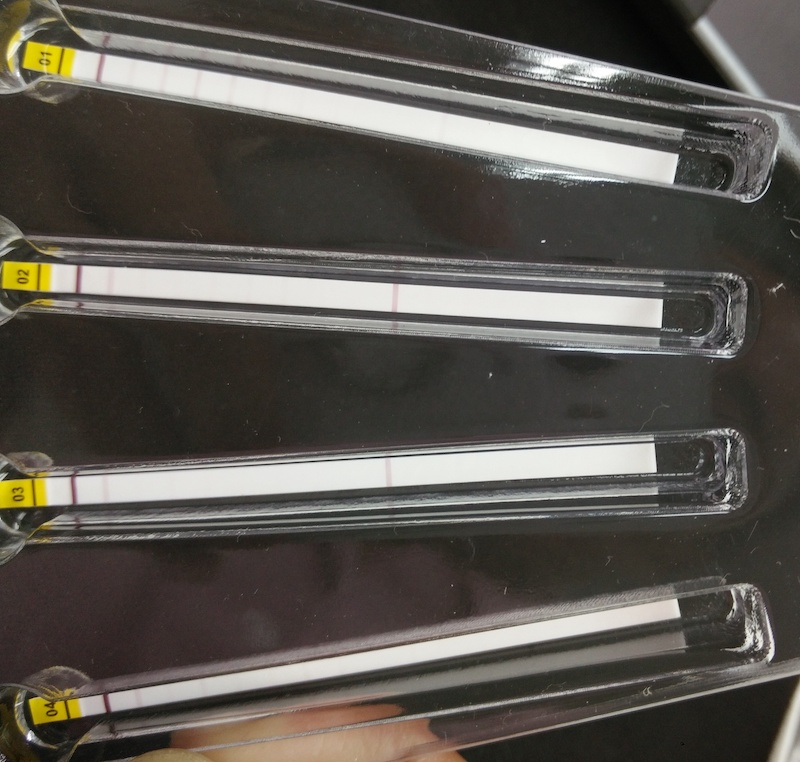
#> input picture cv/IMG_327.jpeg, 800 x 762 px
$ python test.py IMG_327.jpeg   (older library calls are emulated)
#> lines starting #> are read from the running program, lines starting #| are printed output that depends on the picture; after the words box and inside, x2 and y2 are one past the last pixel; in counts of white or black regions, pixels touching at a corner belong together
import cv2
import numpy as np
import imutils
from sys import argv

script, filename = argv

def fillContours(image, contour, ratio):
    # multiply the contour (x, y)-coordinates by the resize ratio,
    # then draw the contours and the name of the shape on the image
    contour = contour.astype("float")
    contour *= ratio
    contour = contour.astype("int")
    cv2.drawContours(image, [contour], -1, (255, 255, 255), cv2.FILLED)


def order_points(pts):
    # initialzie a list of coordinates that will be ordered
    # such that the first entry in the list is the top-left,
    # the second entry is the top-right, the third is the
    # bottom-right, and the fourth is the bottom-left
    rect = np.zeros((4, 2), dtype = "float32")

    # the top-left point will have the smallest sum, whereas
    # the bottom-right point will have the largest sum
    s = pts.sum(axis = 1)
    rect[0] = pts[np.argmin(s)]
    rect[2] = pts[np.argmax(s)]

    # now, compute the difference between the points, the
    # top-right point will have the smallest difference,
    # whereas the bottom-left will have the largest difference
    diff = np.diff(pts, axis = 1)
    rect[1] = pts[np.argmin(diff)]
    rect[3] = pts[np.argmax(diff)]

    # return the ordered coordinates
    return rect

def four_point_transform(image, pts):
    # obtain a consistent order of the points and unpack them
    # individually
    rect = order_points(pts)
    (tl, tr, br, bl) = rect

    # compute the width of the new image, which will be the
    # maximum distance between bottom-right and bottom-left
    # x-coordiates or the top-right and top-left x-coordinates
    widthA = np.sqrt(((br[0] - bl[0]) ** 2) + ((br[1] - bl[1]) ** 2))
    widthB = np.sqrt(((tr[0] - tl[0]) ** 2) + ((tr[1] - tl[1]) ** 2))
    maxWidth = max(int(widthA), int(widthB))

    # compute the height of the new image, which will be the
    # maximum distance between the top-right and bottom-right
    # y-coordinates or the top-left and bottom-left y-coordinates
    heightA = np.sqrt(((tr[0] - br[0]) ** 2) + ((tr[1] - br[1]) ** 2))
    heightB = np.sqrt(((tl[0] - bl[0]) ** 2) + ((tl[1] - bl[1]) ** 2))
    maxHeight = max(int(heightA), int(heightB))

    # now that we have the dimensions of the new image, construct
    # the set of destination points to obtain a "birds eye view",
    # (i.e. top-down view) of the image, again specifying points
    # in the top-left, top-right, bottom-right, and bottom-left
    # order
    dst = np.array([
    	[0, 0],
    	[maxWidth - 1, 0],
    	[maxWidth - 1, maxHeight - 1],
    	[0, maxHeight - 1]], dtype = "float32")

    # compute the perspective transform matrix and then apply it
    M = cv2.getPerspectiveTransform(rect, dst)
    warped = cv2.warpPerspective(image, M, (maxWidth, maxHeight))

    # return the warped image
    return warped

image = cv2.imread(filename)
#> image is the input picture: shape (762, 800, 3); mean B, G, R 79.8, 85.8, 89.9
height, width, channel = image.shape
#> height = 762; width = 800; channel = 3
resized = imutils.resize(image, width=300)
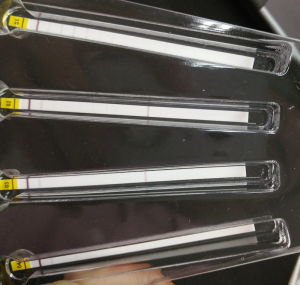
#> resized: shape (285, 300, 3); mean B, G, R 79.8, 85.8, 89.9
ratio = image.shape[0] / float(resized.shape[0])
#> ratio = 2.67

# convert the resized image to grayscale, blur it slightly,
# and threshold it
gray = cv2.cvtColor(resized, cv2.COLOR_BGR2GRAY)
edges = cv2.Canny(resized,100,200)
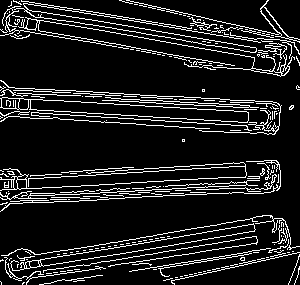
#> edges: shape (285, 300); 11.9% white in thin lines or dots
print(edges.shape)
#| (285, 300)

# cv2.imshow('dsd2', edges)
# cv2.waitKey(0)


cnts = cv2.findContours(edges.copy(), cv2.RETR_EXTERNAL, cv2.CHAIN_APPROX_NONE)
#> cnts = 206 contours, 190 with area under 20; largest, box (x1, y1, x2, y2) and area: (0, 97, 249, 123) 2586, (10, 223, 256, 271) 1604, (14, 0, 261, 53) 1365, (18, 17, 295, 77) 262, (126, 0, 300, 43) 230

#cv2.imshow("contours", cnts[0])
#cv2.waitKey(0)

cnts = cnts[0] if imutils.is_cv2() else cnts[1]

canvas = np.zeros((height, width, 1), np.uint8)

# print(cnts)

# loop over the contours
for c in cnts:
    # compute the center of the contour, then detect the name of the
    # shape using only the contour
    M = cv2.moments(c)

    if M["m00"] == 0 : continue

    cX = int((M["m10"] / M["m00"]) * ratio)
    cY = int((M["m01"] / M["m00"]) * ratio)

    fillContours(canvas, c, ratio)
#> this loop made 206 passes
#> c on passes 4, 5, 9: [[175, 277], [176, 277], [177, 277], [176, 277]], [[180, 276], [181, 276], [182, 276], [181, 276]], [[194, 273], [195, 273], [196, 273], [195, 273]]
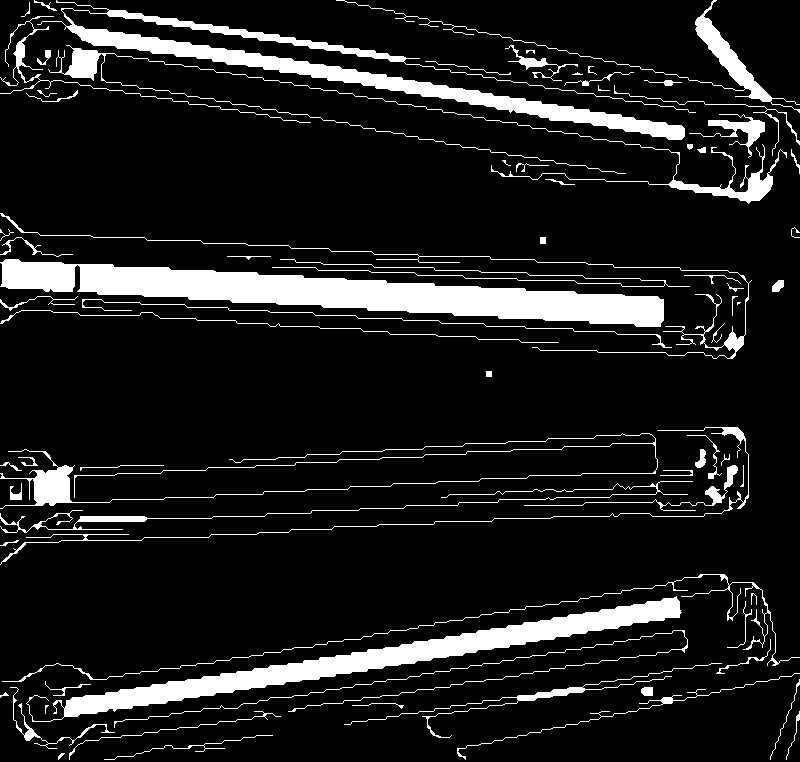
#> canvas: shape (762, 800, 1); 11.3% white; 76 white regions (5 under 20 px), largest, box (x1, y1, x2, y2) and area: (0, 259, 664, 327) 19146, (26, 596, 682, 722) 12227, (37, 0, 696, 140) 11174

    # [7 lines of commented-out code are left out]
kernel = np.ones((10, 10), np.uint8)
dilated = cv2.dilate(canvas, kernel)
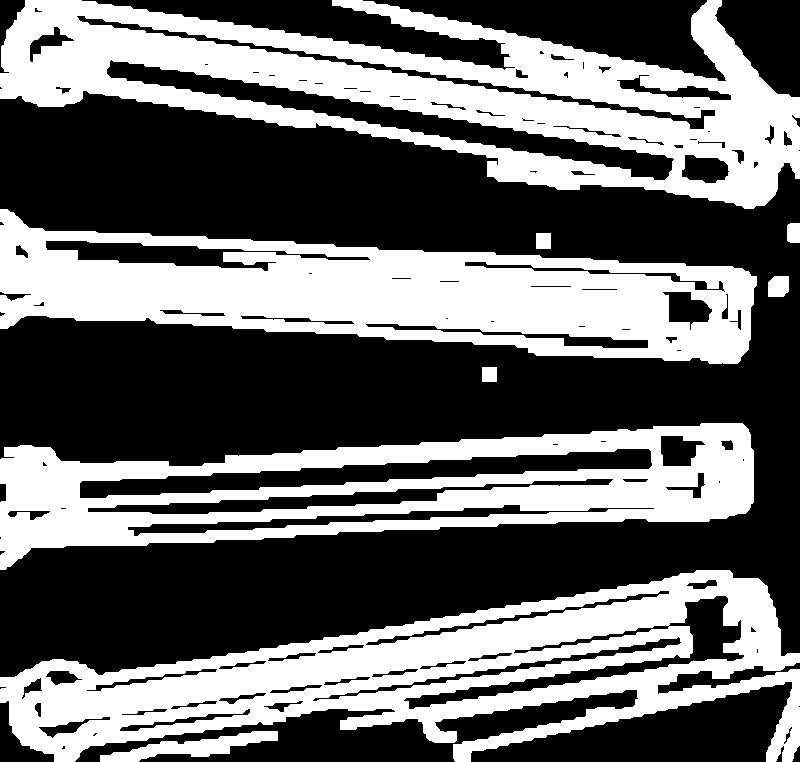
#> dilated: shape (762, 800); 40.8% white; 9 white regions

# cv2.imshow("dilate", dilated)
# cv2.waitKey(0)

# find contours again
#bw = cv2.cvtColor(dilated, cv2.COLOR_BGR2GRAY)
cnts = cv2.findContours(dilated, cv2.RETR_EXTERNAL, cv2.CHAIN_APPROX_SIMPLE)
#> cnts = 9 contours; largest, box (x1, y1, x2, y2) and area: (0, 0, 800, 209) 87747, (0, 570, 800, 762) 75233, (0, 209, 757, 364) 68129, (0, 423, 754, 570) 65476, (100, 731, 278, 762) 2006
cnts = cnts[0] if imutils.is_cv2() else cnts[1]

def getTestValue(image, posx):
    height, width = image.shape
    y = int(height / 2) - 2;
    x = int(width * posx)

    for i in range(5):
        y = y + i


#> (the run stopped early here; a loop or call above may not have finished)

$ run again, on cv/WechatIMG20.jpeg
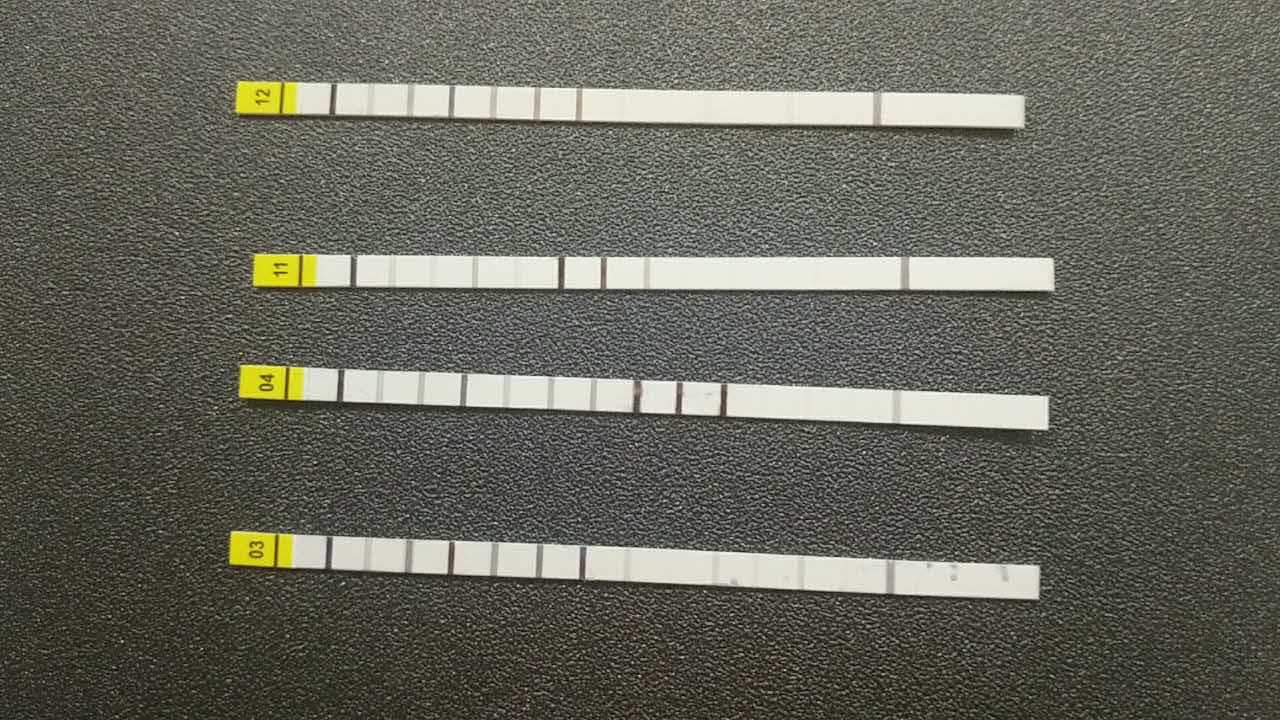
#> input picture cv/WechatIMG20.jpeg, 1280 x 720 px
#> image is the input picture: shape (720, 1280, 3); mean B, G, R 91.7, 102, 101.8
#> `edges = cv2.Canny(resized,100,200)`:
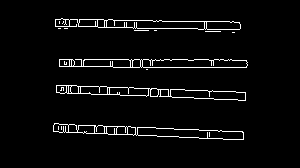
#> edges: shape (168, 300); 3.9% white in thin lines or dots, all inside (x1, y1, x2, y2) = (53, 18, 248, 140)
#| (168, 300)
#> `cnts = cv2.findContours(edges.copy(), cv2.RETR_EXTERNAL, cv2.CHAIN_APP..`: cnts = 11 contours, 7 with area under 20; largest, box (x1, y1, x2, y2) and area: (53, 123, 244, 140) 1456, (56, 85, 246, 101) 1390, (59, 59, 248, 68) 1328, (55, 18, 241, 30) 1294
#> the loop `for c in cnts:` made 11 passes
#> (cX, cY) on passes 1, 2, 4, 11: (640, 563), (647, 394), (674, 270), (652, 102)
#> dilated: shape (720, 1280); 15.1% white; 4 white regions
#> `cnts = cv2.findContours(dilated, cv2.RETR_EXTERNAL, cv2.CHAIN_APPROX_S..`: cnts = 4 contours; box (x1, y1, x2, y2) and area: (223, 523, 1047, 601) 35448, (236, 360, 1056, 434) 34370, (248, 248, 1064, 293) 34031, (231, 73, 1034, 130) 32870
#> the loop `for c in cnts:` made 4 passes
#> (printed output is left out)
#> after the loop `for c in cnts:`:
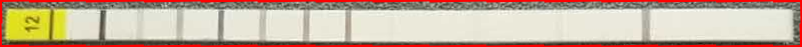
#> warped: shape (47, 802, 3); mean B, G, R 155.3, 175.3, 198.9
#> after the loop `for c in cnts:`: n = 5
